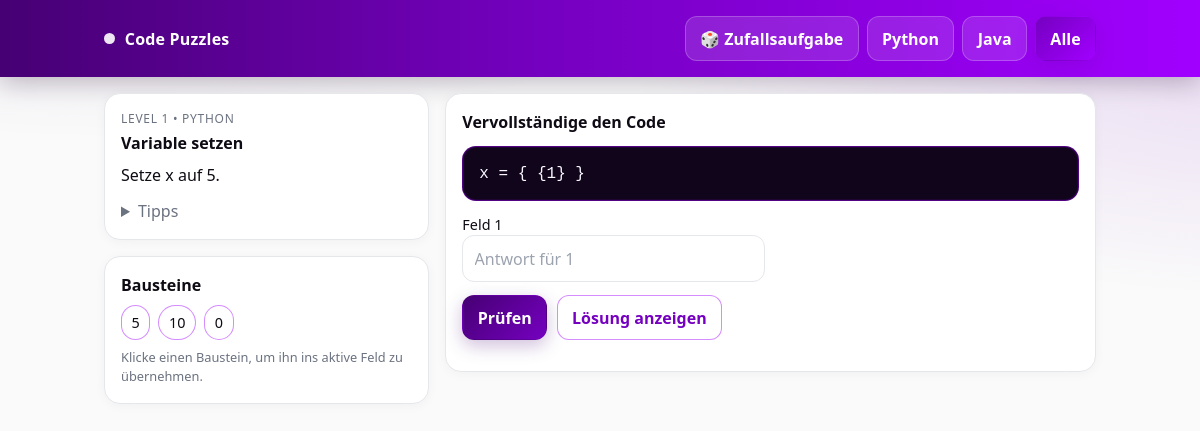
The app's page /snippet/2 with its own data.
### models.py (models this page shows)
class Snippet(db.Model):
    __tablename__ = "snippets"
    id = db.Column(db.Integer, primary_key=True)
    title = db.Column(db.String(160), nullable=False)
    language = db.Column(db.String(16), nullable=False)  # "python" | "java"
    level = db.Column(db.Integer, nullable=False)         # 1..4
    prompt = db.Column(db.Text, nullable=False)
    code_template = db.Column(db.Text, nullable=False)    # mit {{1}}, {{2}} ...
    solution = db.Column(JSON, nullable=False)            # z. B. ["x", "print(\"ok\")"]
    accepted = db.Column(JSON, nullable=True)             # optionale Alternativen pro Lücke: [ ["x"], ["print('ok')","re:^print\\(.+\\)$"] ]
    blocks = db.Column(JSON, nullable=True)               # Bausteine (Buttons)
    tips = db.Column(JSON, nullable=True)                 # Hinweise
    tags = db.Column(JSON, nullable=True)                 # ["strings","loops"]
    __table_args__ = (
        CheckConstraint("level >= 1 AND level <= 4", name="level_range"),
    )

### app.py (the view)
    @app.route("/snippet/<int:sid>")
    def snippet_view(sid):
        import re as _re
        snip = Snippet.query.get_or_404(sid)
        gaps = sorted(set(int(x) for x in _re.findall(r"{{(\d+)}}", snip.code_template)))
        return render_template("snippet.html", snip=snip, gaps=gaps)

### templates/snippet.html (shortened to what this page needs)
{% extends "base.html" %}
{% block content %}
<div class="grid" style="grid-template-columns: 1fr 2fr; gap:1rem;">
  <section>
    <div class="card">
      <div class="text-muted" style="font-size:.75rem; text-transform:uppercase; letter-spacing:.06em;">
        Level {{ snip.level }} • {{ snip.language|capitalize }}
      </div>
      <h2 style="font-weight:700; margin:.2rem 0 0;">{{ snip.title }}</h2>
      <p style="margin-top:.5rem; white-space:pre-line;">{{ snip.prompt }}</p>
      {% if snip.tips %}
      <details style="margin-top:.75rem;">
        <summary class="text-muted" style="cursor:pointer;">Tipps</summary>
      </details>
      {% endif %}
    </div>
    {% if snip.blocks %}
    <div class="card" style="margin-top:1rem;">
      <h3 style="font-weight:600;">Bausteine</h3>
      <div id="blocks" class="chips" style="margin-top:.5rem;">
        {% for b in snip.blocks %}
        <button type="button" class="chip" data-val='{{ b|tojson }}'>{{ b }}</button>
        {% endfor %}
      </div>
      <p class="text-muted" style="margin-top:.5rem; font-size:.8rem;">Klicke einen Baustein, um ihn ins aktive Feld zu übernehmen.</p>
    </div>
    {% endif %}
  </section>
  <section>
    <div class="card">
      <h3 style="font-weight:600;">Vervollständige den Code</h3>
      <pre class="codeblock" style="margin-top:.75rem;"><code>{{ snip.code_template | replace("{{", "{ {") | replace("}}", "} }") }}</code></pre>
      <form id="answerForm" style="margin-top:.8rem;">
        <div class="grid" style="grid-template-columns: repeat(2, minmax(0,1fr)); gap:.75rem;">
          {% for i in gaps %}
          <label style="font-size:.9rem;">Feld {{ i }}
            <input class="field" name="gap{{ i }}" data-index="{{ i }}" placeholder="Antwort für {{ i }}" />
          </label>
          {% endfor %}
        </div>
        <div style="margin-top:.8rem; display:flex; gap:.6rem; flex-wrap:wrap;">
          <button class="btn btn-dark" id="checkBtn">Prüfen</button>
          <button class="btn btn-outline" type="button" id="revealBtn">Lösung anzeigen</button>
        </div>
      </form>
    </div>
  </section>
</div>
{% endblock %}

### static/styles.css (style rules this page uses)
:root { --c-dark:#460073; --c-mid:#7500C0; --c-light:#A100FF; --c-text:#0f0b14; --c-muted:#6b7280; --c-border:#e5e7eb; --c-white:#ffffff; --shadow:0 10px 25px rgba(161,0,255,0.15); }
* { box-sizing:border-box }
html,body { height:100% }
body { font-family: ui-sans-serif, system-ui, -apple-system, Segoe UI, Roboto, Inter, Helvetica, Arial, "Apple Color Emoji","Segoe UI Emoji"; color: var(--c-text); background: radial-gradient(1200px 500px at 10% -20%, rgba(70,0,115,.15), transparent 60%), radial-gradient(1200px 500px at 110% 0%, rgba(117,0,192,.15), transparent 60%), #fafafa; margin:0; }
.grid { display:grid; gap:1rem; }
.card { background: var(--c-white); border: 1px solid var(--c-border); border-radius: 16px; padding: 1rem; box-shadow: 0 2px 12px rgba(17,24,39,.04); transition: transform .18s ease, box-shadow .18s ease, border-color .18s ease; }
.btn { display:inline-flex; align-items:center; gap:.5rem; padding:.6rem .9rem; border-radius:12px; border:1px solid transparent; font-weight:600; cursor:pointer; text-decoration:none; transition: transform .12s ease, box-shadow .12s ease, background .12s ease, border-color .12s ease; }
.btn-dark { color:#fff; background: linear-gradient(135deg, var(--c-dark), var(--c-mid)); box-shadow: 0 6px 18px rgba(70,0,115,.25); }
.btn-outline { background:#fff; color: var(--c-mid); border-color: rgba(161,0,255,.45); }
.field { width:100%; border:1px solid var(--c-border); border-radius:12px; padding:.65rem .7rem; font-size:16px; outline:none; transition: border-color .12s ease, box-shadow .12s ease; }
.chip { display:inline-block; padding:.35rem .6rem; border-radius:999px; border:1px solid rgba(161,0,255,.45); background:#fff; font-size:.9rem; cursor:pointer; transition: background .12s ease, transform .12s ease, box-shadow .12s ease; }
.chips { display:flex; flex-wrap:wrap; gap:.5rem; }
.codeblock { background: #10051A; color: #f8f7ff; border:1px solid rgba(161,0,255,.45); border-radius:14px; padding: .9rem 1rem; overflow-x:auto; box-shadow: inset 0 0 0 1px rgba(117,0,192,.15); }
.text-muted { color: var(--c-muted); }

### records on screen
Snippet: level "1", language "PYTHON", title "Variable setzen", prompt "Setze x auf 5.", code_template "x = { {1} }"

### other values on screen
{{ b }} "5" "10" "0"
{{ i }} "1"
